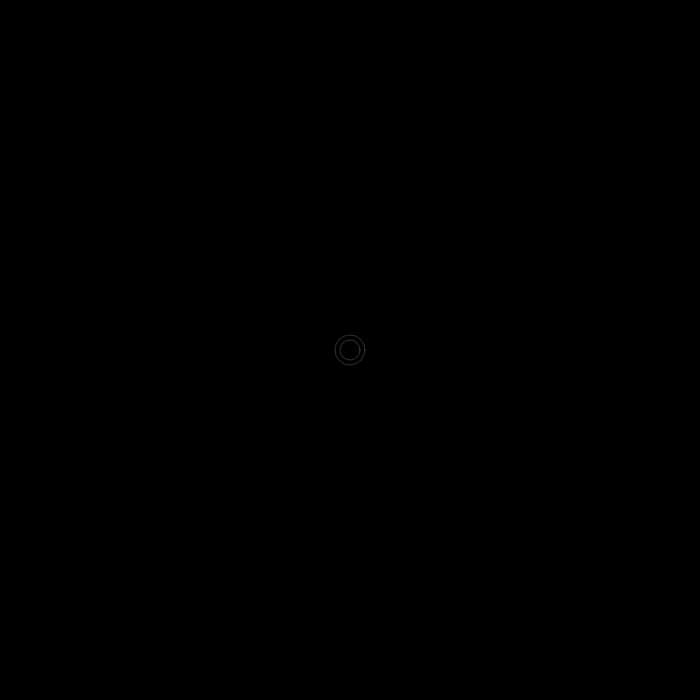
Frame 1 (no input)
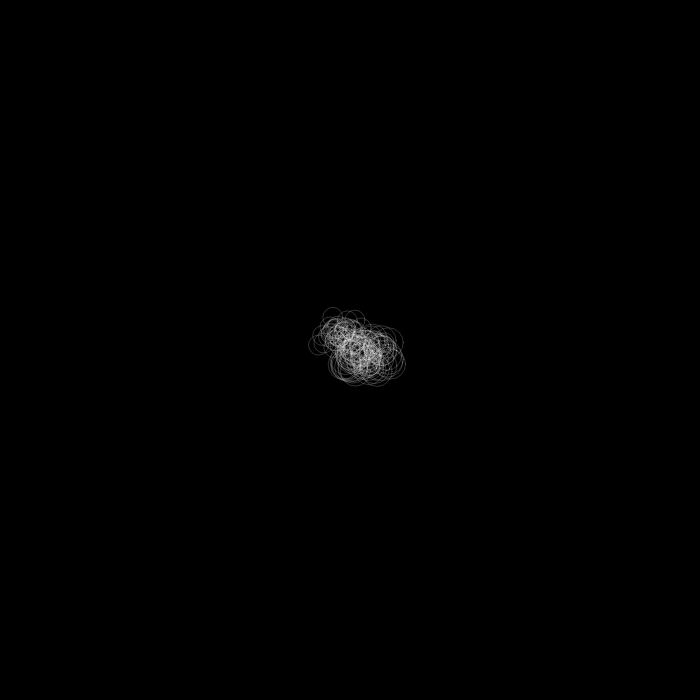
Frame 60 (no input)
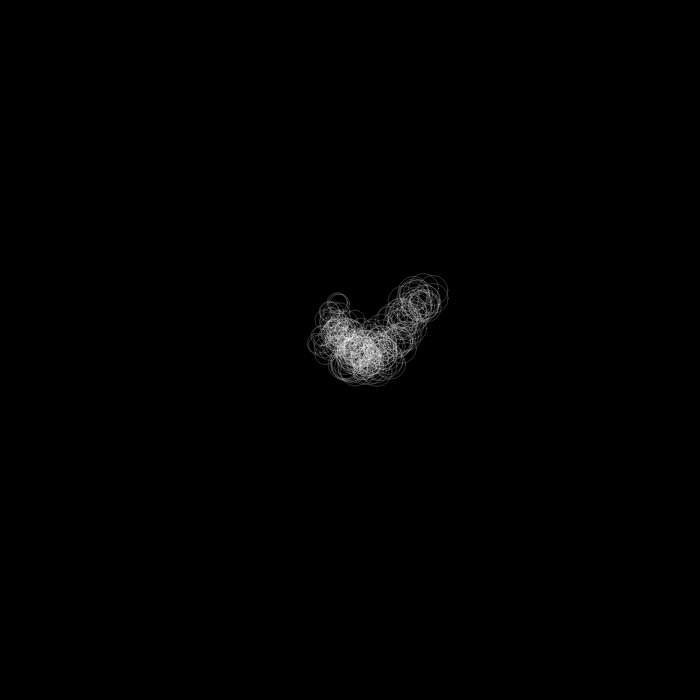
Frame 120 (the mouse pressed at the canvas centre since frame 60)

The p5.js sketch that drew these frames (run headless with seeded random() and noise() and a simulated clock; from frame 60 on, the mouse is pressed at the canvas centre):

// p5.js sketch
// ── sketch.js
// Title: Phantom Bubbles
// Author: Elijah Ko
// Date: 16/12/2019
// Credit: Daniel Shiffman's Coding Train - p5.js "Chapter 6.1-6.4"

let bubble;
let bubble2;

function setup() {
  createCanvas(700, 700);
  bubble1 = new Bubble(width / 2, height / 2, 20);
  bubble2 = new Bubble(width / 2, height / 2, 30);
  frameRate(20);
  background(0);
}

function draw() {
  //background(0);
  bubble1.display();
  bubble1.move();
  bubble2.display();
  bubble2.move();
}
// ── bubble.js
class Bubble {
  constructor(x, y, size) {
    this.x = x;
    this.y = y;
    this.size = size;
  }

  display() {
    stroke(255, 50);
    noFill();
    ellipseMode(CENTER);
    ellipse(this.x, this.y, this.size, this.size);
  }

  move() {
    this.x += random(-10, 10);
    this.y += random(-10, 10);
  }
}
